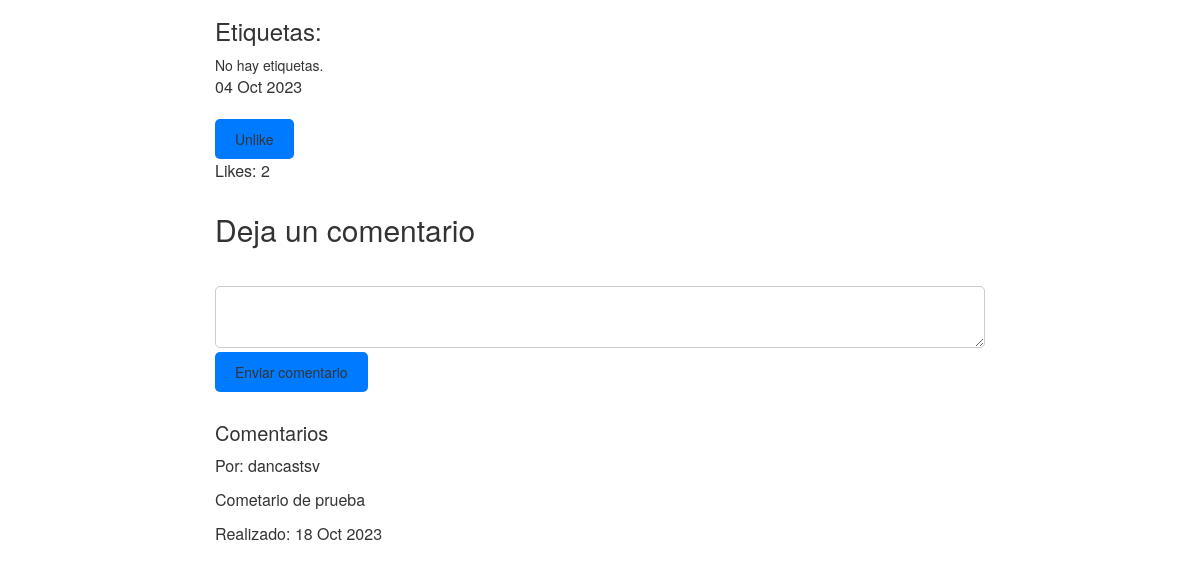
The app's page /post/36/ (signed in, lower part), older data.
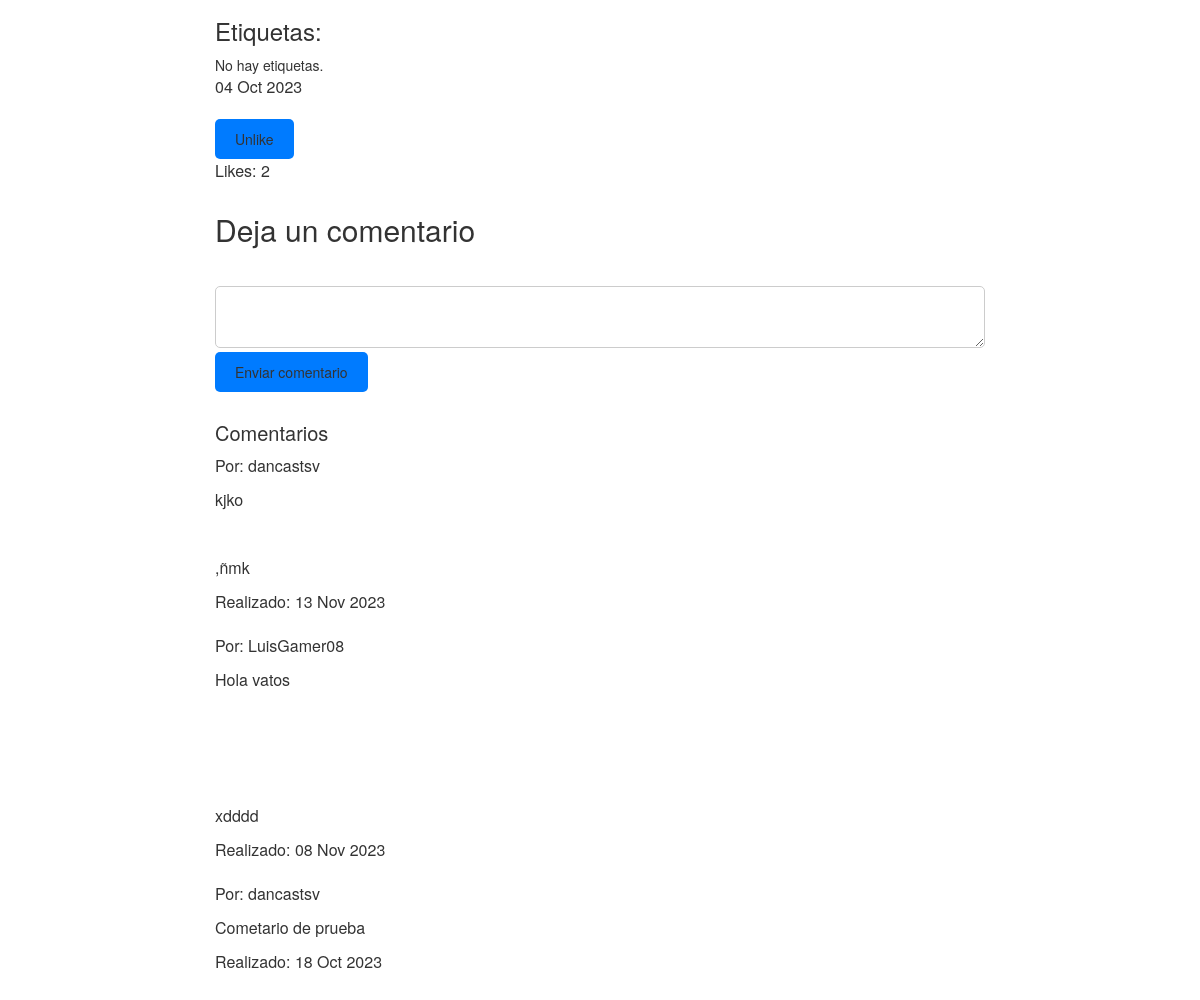
The same page, newer data.
### forum/models.py (models this page shows, shortened)
class Comment(models.Model):
    post = models.ForeignKey('forum.Post', on_delete=models.CASCADE, related_name='comments')
    user = models.ForeignKey(User, on_delete=models.CASCADE)
    content = RichTextField()
    created_on = models.DateTimeField(auto_now_add=True)
    class Meta:
        ordering = ['-created_on']

### forum/views.py (the view, shortened to what this page needs)
# urls.py: path('post/<int:pk>/', views.post_details, name='post_details'),
@login_required
def post_details(request, pk):
    post = get_object_or_404(Post, pk=pk)
    comments = post.comments.all()
    form = CommentForm()
    return render(request, 'post_details.html', {'post': post, 'comments': comments, 'form': form})

### forum/forms.py (shortened to what this page needs)
class CommentForm(forms.ModelForm):
    content = forms.CharField(
        widget=forms.Textarea(attrs={'rows': 4, 'placeholder': 'Escribe tu comentario aquí'}),
        max_length=15000,  # Ajusta la longitud máxima según tus necesidades
        label='Comentario'
    )
    class Meta:
        model = Comment
        fields = ('content',)

### forum/templates/post_details.html (shortened to what this page needs)
{% extends "base.html" %}
{% load static %}
{% block content %}
<link rel="stylesheet" href="{% static 'css/datos.css' %}">
<link href="https://stackpath.bootstrapcdn.com/bootstrap/3.4.1/css/bootstrap.min.css" rel="stylesheet">
<div class="container">
  <div class="post-tags">
    <h3>Etiquetas:</h3>
    {% for tag in post.tags.all %}
      <span class="post-tag">{{ tag.name }}</span>
    {% empty %}
      <span>No hay etiquetas.</span>
    {% endfor %}
  </div>
  <p>{{ post.created_on|date:"d M Y" }}</p>
  <form method="post">
    <button type="submit">
        {% if request.user in post.likes.all %}Unlike{% else %}Like{% endif %}
    </button>
  </form>
  <p>Likes: {{ post.likes.count }}</p>
  <div class="comment-form">
    <h2>Deja un comentario</h2>
    <form method="post">
        {{ comment_form.content.label_tag }}<br>
        <textarea id="editor" name="content">{{ comment_form.content.value }}</textarea>
        <button type="submit">Enviar comentario</button>
    </form>
</div>
<div class="comments">
    <h2>Comentarios</h2>
    <ul>
        {% for comment in comments %}
            <li>
                <p>Por: {{ comment.user }}</p>
                <p>{{ comment.content | safe }}</p>
                <p>Realizado: {{ comment.created_on|date:"d M Y" }}</p>
            </li>
        {% empty %}
            <li>No hay comentarios aún.</li>
        {% endfor %}
    </ul>
</div>
{% endblock content %}

Row changes from the older to the newer data that the page shows:
added Comment: user "dancastsv", content "kjko ,ñmk", created_on "13 Nov 2023"
added Comment: user "LuisGamer08", content "Hola vatos xdddd", created_on "08 Nov 2023"
